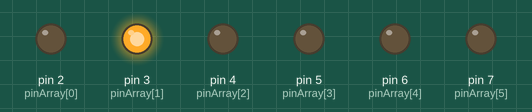
Recording of a sketch running on a simulated Arduino Uno, built with avr-gcc and run on an emulated ATmega328P. Shown: output pins drawn as LEDs (lit = HIGH).

Above: at 0.1 s.
At 0.58 s:
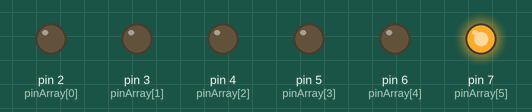
At 0.7 s:
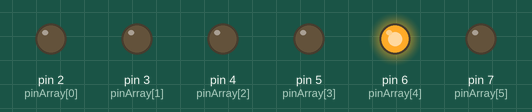
At 1.18 s:
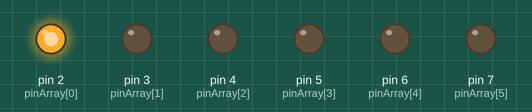
At 1.81 s:
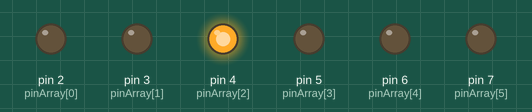
At 3.52 s:
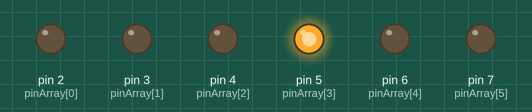
Timing chart, 0 to 3.8 s (numbered marks = the images above):
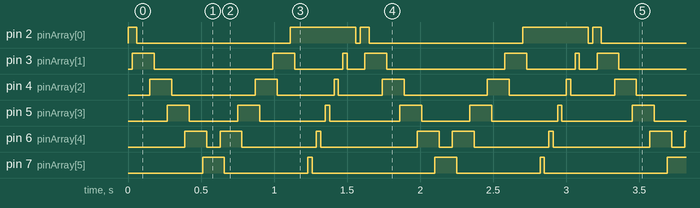

Measured:
- by itself, pin 2 (pinArray[0]): repeats every 1.6 s: LOW 1.1 s, HIGH 0.45 s, LOW 0.03 s, HIGH 0.06 s
- by itself, pin 3 (pinArray[1]): repeats every 1.6 s: LOW 0.81 s, HIGH 0.15 s, LOW 0.33 s, HIGH 0.03 s, LOW 0.12 s, HIGH 0.15 s
- by itself, pin 4 (pinArray[2]): repeats every 1.6 s: LOW 0.57 s, HIGH 0.15 s, LOW 0.39 s, HIGH 0.03 s, LOW 0.30 s, HIGH 0.15 s
- by itself, pin 5 (pinArray[3]): repeats every 1.6 s: LOW 0.33 s, HIGH 0.15 s, LOW 0.45 s, HIGH 0.03 s, LOW 0.48 s, HIGH 0.15 s
- by itself, pin 6 (pinArray[4]): repeats every 1.6 s: LOW 0.09 s, HIGH 0.15 s, LOW 0.51 s, HIGH 0.03 s, LOW 0.66 s, HIGH 0.15 s
- by itself, pin 7 (pinArray[5]): repeats every 1.6 s: LOW 0.57 s, HIGH 0.03 s, LOW 0.84 s, HIGH 0.15 s

The sketch:

6.3.ino
```cpp
int pinArray[] = {2, 3, 4, 5, 6, 7}; // PIN-es
int count = 0; // Contador
int timer = 30; // Temporizador
void setup() {
  for (count=0;count<6;count++) { // Configuramos todas los PIN-es de golpe
    pinMode(pinArray[count], OUTPUT);
    }
}

void loop() {
  for (count=0;count<5;count++) { // Enciende los LED creando una estela visual
    digitalWrite(pinArray[count], HIGH);
    delay(timer);
    digitalWrite(pinArray[count + 1], HIGH);
    delay(timer);
    digitalWrite(pinArray[count], LOW);
    delay(timer*2);
    }
    for (count=5;count>0;count--) {
      digitalWrite(pinArray[count], HIGH);
      delay(timer);
      digitalWrite(pinArray[count - 1], HIGH);
      delay(timer);
      digitalWrite(pinArray[count], LOW);
      delay(timer*2);
    }
    delay(timer);
    for (count=5;count>=0;count--) {
      digitalWrite(pinArray[count], HIGH); // Recorrido de vuelta
      delay(timer);
      digitalWrite(pinArray[count], LOW);
      delay(timer);
    }
}
```
